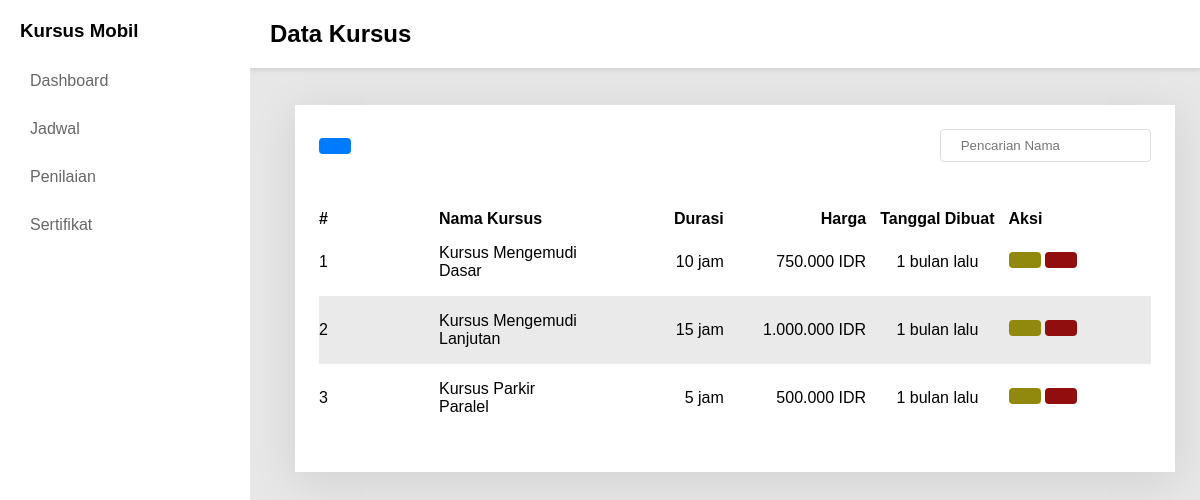
Screenshot of /courses/index.php with the database file from the repository.
### tables this page shows
CREATE TABLE courses (
    id INT AUTO_INCREMENT PRIMARY KEY,
    name VARCHAR(100) NOT NULL,
    duration INT NOT NULL,  
    description TEXT,
    price DECIMAL(10, 2) NOT NULL,
    created_at TIMESTAMP DEFAULT CURRENT_TIMESTAMP
);

### components/time_ago.php (called while the page is built, shortened)
<?php
function timeAgo(string $datetime): string {
    $timestamp = strtotime($datetime);
    $diff = time() - $timestamp;
    $units = [
        31536000 => 'tahun',
        2592000  => 'bulan',
        604800   => 'minggu',
        86400    => 'hari',
        3600     => 'jam',
        60       => 'menit',
        1        => 'detik'
    ];
    foreach ($units as $seconds => $label) {
        $value = floor($diff / $seconds);
        if ($value >= 1) {
            return "$value $label lalu";
        }
    }
    return 'baru saja';
}

### courses/index.php (the view, shortened to what this page needs)
<!DOCTYPE html>
<html lang="en">
<head>
  <link rel="stylesheet" href="../assets/css/style.css" />
</head>
<body>
  <div class="content">
    <div class="content-body">
      <div class="container">
        <div action="" class="inputBx">
          <button class="btn primary" onclick="openModal('createModal')"><ion-icon name="add"></ion-icon></button>
          <input type="text" id="searchInput" placeholder=" Pencarian Nama">
        </div>
        <div class="dataTable">
          <table id="dataTable">
            <thead>
              <tr>
                <th width="120">#</th>
                <th>Nama Kursus</th>
                <th style="text-align: right; width:max-content">Durasi</th>
                <th style="text-align: right;">Harga</th>
                <th style="text-align: center;">Tanggal Dibuat</th>
                <th>Aksi</th>
              </tr>
            </thead>
            <?php
            include_once("../database/connect.php");
            $Courses = mysqli_query($connect, "SELECT * FROM Courses ORDER BY created_at DESC");
            ?>
            <tbody>
              <?php while ($course = mysqli_fetch_object($Courses)): ?>
                <tr>
                  <td><?= $course->id ?></td>
                  <td style="text-transform: capitalize; width:100%"><?= $course->name ?></td>
                  <td style="text-align: right;"><?= $course->duration ?> jam</td>
                  <td style="text-transform: uppercase; text-align: right;"><?= number_format($course->price, 0, ".", ".") ?> IDR</td>
                  <td style="text-align: center;"><?= timeAgo($course->created_at) ?></td>
                  <td>
                    <a href="?edit=<?= $course->id ?>" class="btn warning"><ion-icon name="create-outline"></ion-icon></a>
                    <a href="?delete=<?= $course->id ?>" class="btn danger" onclick="return confirm('Yakin hapus?')"><ion-icon name="trash-bin-outline"></ion-icon></a>
                  </td>
                </tr>
              <?php endwhile ?>
            </tbody>
          </table>
        </div>
      </div>
    </div>
  </div>
</body>
</html>

### assets/css/style.css (style rules this page uses)
* { margin: 0; padding: 0; box-sizing: border-box; font-family: "Inter Tight", sans-serif; }
a { display: inline-block; text-decoration: none; }
button { outline: none; border: none; display: flex; align-items: center; }
body { display: flex; flex-direction: row; background: #e7e7e7; }
.content { position: relative; margin-left: 270px; padding: 25px; width: calc(100% - 270px); transition: margin-left 0.3s; }
.content-body { margin-top: 80px; background: #fff; padding: 24px; box-shadow: 0px 8px 45px rgba(0, 0, 0, 0.1); }
.inputBx { width: 100%; display: flex; justify-content: space-between; align-items: center; margin-bottom: 48px; }
.btn { padding: 8px 16px; border-radius: 4px; transition: 0.5s; }
.primary { background: #007bff; color: #fff; }
.warning { background: #91880e; color: #fff; }
.danger { background: #910e0e; color: #fff; }
input { border: 1px solid #ddd; outline: none; padding: 8px 16px; border-radius: 4px; }
.dataTable { display: flex; }
table { width: 100%; border-collapse: collapse; table-layout: fixed; }
tr { text-align: left; }
td { padding: 16px 0; }
thead { padding: 16px; }
tr:nth-child(even) { background: #eaeaea; }
.dataTable { margin: 16px 0; position: relative; width: 100%; border-radius: 8px; }

### rows the page displays
courses: id "1", name "Kursus Mengemudi Dasar", duration "10", price "750.000", created_at "1 bulan lalu"
courses: id "2", name "Kursus Mengemudi Lanjutan", duration "15", price "1.000.000", created_at "1 bulan lalu"
courses: id "3", name "Kursus Parkir Paralel", duration "5", price "500.000", created_at "1 bulan lalu"

### other values shown
$title "Data Kursus"
